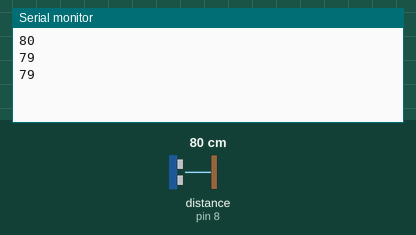
The sketch below on a simulated Arduino Uno, built with avr-gcc and run on an emulated ATmega328P. On the bench: the last lines printed to the serial monitor. Wiring (inferred from the names in the program): ultrasonic range finder: trigger pin 7; echo pin 8. The test bench sets the inputs (shaded band); at power-on: distance to the obstacle (sensor on pin 8) 80 cm. The echo pulse lasts 58.3 µs per cm.

Above: at 1.4 s.
1.5 s: distance to the obstacle (sensor on pin 8) set to 2 cm
At 2.3 s:
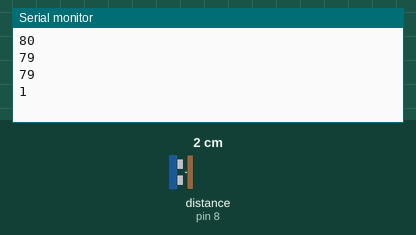
3.0 s: distance to the obstacle (sensor on pin 8) set to 4 cm
At 3.5 s:
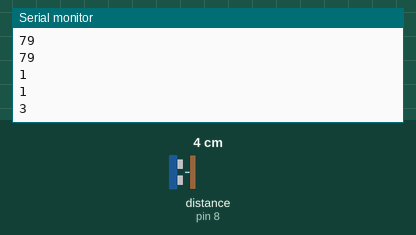
Timing chart, 0 to 6.0 s (numbered marks = the images above; inputs shaded):
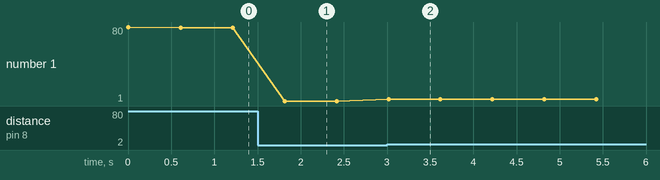

Measured:
- after the input at 1.5 s, the serial monitor: prints a new line after 0.32 s (image 1)
- after the input at 3.0 s, the serial monitor: prints a new line at once (image 2)
- plotted number 1: 79 → 1 after the input at 1.5 s, 1 → 3 after the input at 3.0 s

The sketch:

IP-pro_mini_0.1.ino
```cpp
int trigPin = 7; // grey
int echoPin = 8; // purple
long duration,cm;

void setup() {
  Serial.begin(38400);
  pinMode(trigPin,OUTPUT);
  pinMode(echoPin,INPUT);
}

void loop() {

  //set up the ultrasonic
  digitalWrite(trigPin,HIGH);
  delayMicroseconds(10);
  digitalWrite(trigPin,LOW);

  duration = pulseIn(echoPin,HIGH);

  cm = (duration/2) / 29.1;

  Serial.println(cm);
  delay(600);


}
```
